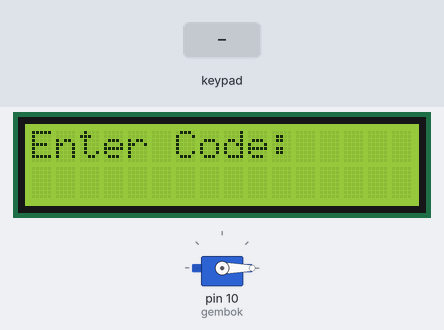
Simulated run of this sketch. Board: Arduino Uno, built with avr-gcc and run on an emulated ATmega328P. On the bench: 16×2 character LCD, servo. Inputs (shaded band) come from the test bench.

Above: at 2.2 s.
2.3 s: keypad keys 2 4 4 7 pressed 0.4 s apart
At 5.2 s:
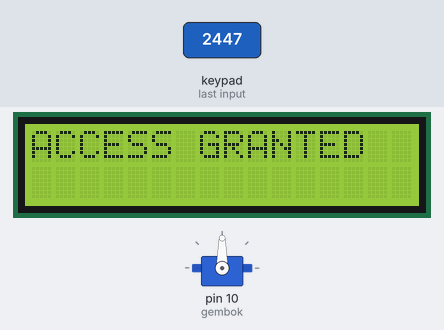
8.5 s: key 'A' pressed
At 11.26 s:
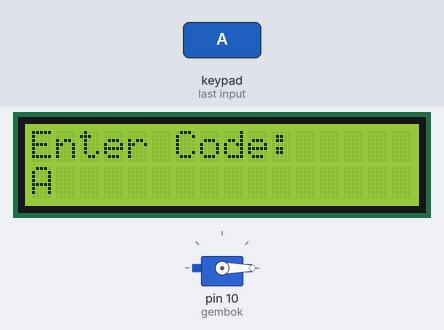
11.5 s: keypad keys 2 4 4 7 # pressed 0.4 s apart
At 14.2 s:
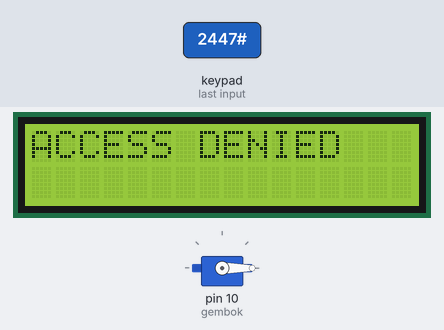
16.5 s: key 'B' pressed
At 17.7 s:
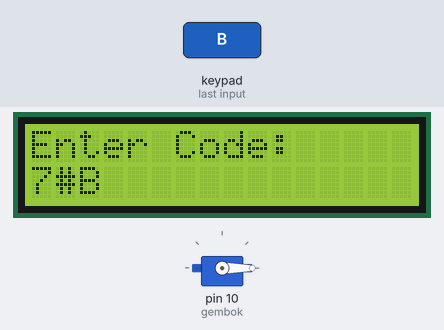
18.0 s: key 'C' pressed
At 18.4 s:
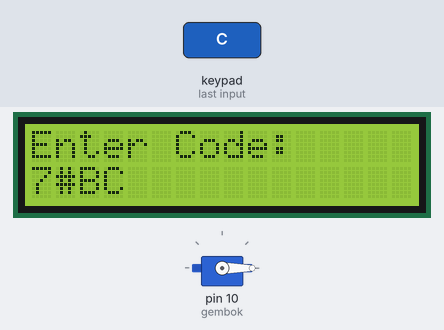
20.0 s: keypad keys 9 8 7 6 * pressed 0.4 s apart
At 24.6 s:
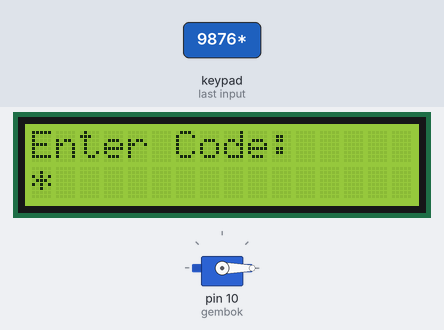
Timing chart, 0 to 26.0 s (numbered marks = the images above; inputs shaded):
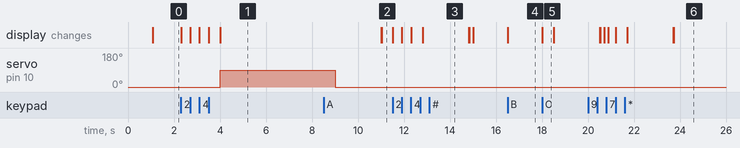

The sketch:

tugas_1_code.ino
```cpp
#include <LiquidCrystal.h>
#include <Servo.h>
#include <Keypad.h>


// C++ code
//
const byte Baris = 4; //Menyatakan bahwa terdapat 4 baris pada keypad
const byte Kolom = 4; //Menyatakan bahwa terdapat 4 kolom pada keypad
char password[Baris][Kolom] = { // Membuat array 2D bernama password
  {'1', '2', '3', 'A'},
  {'4', '5', '6', 'B'},
  {'7', '8', '9', 'C'},
  {'*', '0', '#', 'D'}
};
byte PinKolom[Kolom] = {9, 8, 7, 6}; // Menghubungkan pin kolom dengan arduino
byte PinBaris[Baris] = {5, 4, 3, 2}; // Menghubungkan pin baris dengan arduino

Keypad tombol = Keypad(makeKeymap(password), PinKolom, PinBaris, Kolom, Baris); // Mendekrasikan kelas keypad bernama tombol
LiquidCrystal layar(12, 11, 13, A0, A1, A2); // Mendeklarasikan kelas Liquidclass bernama layar
Servo gembok; // Mendeklarasikan kelas servo bernama gembok

String pass = "2447"; // Setel password untuk keypad
String input = ""; // Setel input dari user


void setup(){
  layar.begin(16,2); // Banyak kolom dan baris pada lcd
  delay(1000);
  gembok.attach(10); // Attach servo di pin 10
  gembok.write(0); // Posisi awal servo
  layar.print("Enter Code: "); // Output berupa Enter Code: pada display
}

void loop(){
  char kunci = tombol.getKey(); // Mengecek apakah tombol sudah ditekan dan jika sudah akan menyimpan karakter ke variabel kunci

  if (kunci) {
    input += kunci; // Memassukan input dari keypad ke string input
    layar.setCursor(0,1); // Menyetel apa yang di input di layar
    layar.print(input); // Memperlihatkan input pada layar

    if (input.length() == 4){ //Jika input memiliki panjang 4
      delay(500);
      if (input == pass) { // Jika input sama dengan pass
        layar.clear();
        layar.print("ACCESS GRANTED"); // Memperlihatkan ouput ACCESS GRANTED di layar
        gembok.write(90); // Servo berputar 90 derajat
        delay(5000);
        gembok.write(0);
        delay(2000);
        layar.clear();
        layar.print("Enter Code: "); // Mengulang kembali ke posisi awal
      } else { // Jika input berbeda dengan pass atau lebih/kurang dari 4
        layar.clear();
        layar.print("ACCESS DENIED"); //Memperlihatkan output ACCESS DENIED di layar
        delay(2000);
        layar.clear();
        layar.print("Enter Code: "); // Mengulang kembali ke posisi awal
      }
      input = ""; // Menyetel input menjadi kosong
      gembok.write(0); // Menyetel servo ke posisi semula
    }
  }
}
```

Measured:
- after the input at 2.3 s, servo on pin 10 (gembok): 0° → 90° after 1.7 s; the display: first changes at once (image 1 shows a later state)
- after the input at 8.5 s, the display: first differs from a run without the input after 2.5 s (image 2)
- after the input at 11.5 s, the display: first changes at once (image 3 shows a later state)
- after the input at 16.5 s, the display: changes at once (image 4)
- after the input at 18.0 s, the display: changes at once (image 5)
- after the input at 20.0 s, the display: first differs from a run without the input after 0.53 s (image 6 shows a later state)
- what the display in image 5 shows lasts 0.5 s, from 18.0 s to 18.5 s
